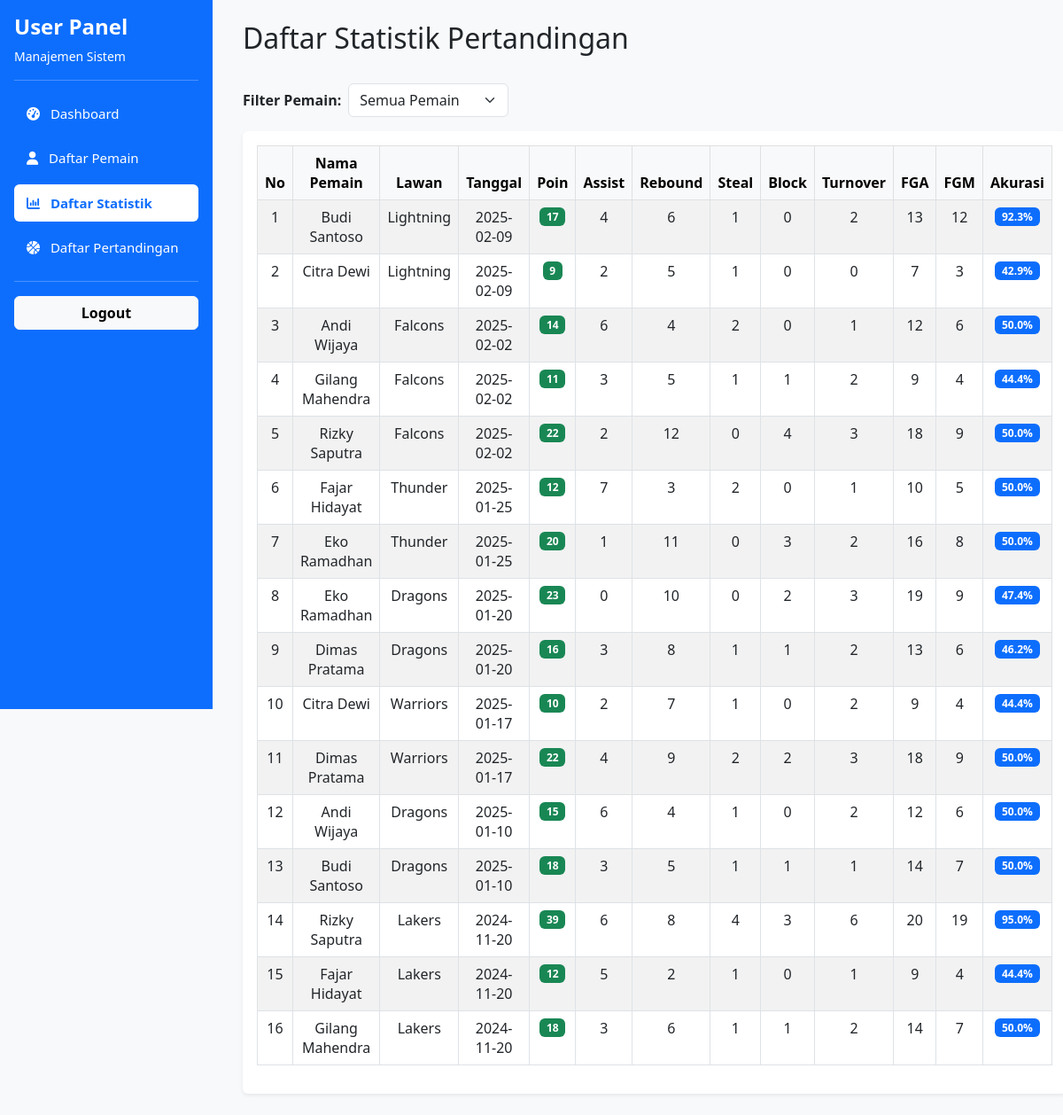
The page /frontend/user/daftar_statistik_user.php (signed in) on the database its author committed.
### tables this page shows
CREATE TABLE `statistik` (
  `id_statistik` int(11) NOT NULL,
  `id_pemain` int(11) NOT NULL,
  `id_pertandingan` int(11) NOT NULL,
  `poin` int(11) DEFAULT 0,
  `assist` int(11) DEFAULT 0,
  `rebound` int(11) DEFAULT 0,
  `steal` int(11) DEFAULT 0,
  `block` int(11) DEFAULT 0,
  `turnover` int(11) DEFAULT 0,
  `fga` int(11) DEFAULT 0,
  `fgm` int(11) DEFAULT 0
);

CREATE TABLE `pemain` (
  `id_pemain` int(11) NOT NULL,
  `nama_pemain` varchar(100) NOT NULL,
  `posisi` varchar(50) DEFAULT NULL,
  `tinggi_cm` int(11) DEFAULT NULL,
  `berat_kg` int(11) DEFAULT NULL,
  `tanggal_lahir` date DEFAULT NULL,
  `nomor_punggung` int(11) NOT NULL
);

CREATE TABLE `pertandingan` (
  `id_pertandingan` int(11) NOT NULL,
  `tanggal` date NOT NULL,
  `lawan` varchar(100) DEFAULT NULL
);

### frontend/user/daftar_statistik_user.php (the view, shortened to what this page needs)
<?php
include("../../config/koneksi.php");
include("../components/sidebar_user.php");
$query = "
    SELECT s.id_statistik, p.nama_pemain AS nama_pemain, pt.tanggal, pt.lawan, s.poin,
    s.assist, s.rebound, s.steal, s.block, s.turnover, s.fga, s.fgm
    FROM statistik AS s
    JOIN pemain AS p ON s.id_pemain = p.id_pemain
    JOIN pertandingan AS pt ON s.id_pertandingan = pt.id_pertandingan
    ORDER BY pt.tanggal DESC";
$result = mysqli_query($koneksi, $query);
?>
<!DOCTYPE html>
<html lang="id">
<head>
    <link href="https://cdnjs.cloudflare.com/ajax/libs/bootstrap/5.3.0/css/bootstrap.min.css" rel="stylesheet">
    <link href="https://cdnjs.cloudflare.com/ajax/libs/font-awesome/6.4.0/css/all.min.css" rel="stylesheet">
    <link href="../components/sidebar.css" rel="stylesheet">
</head>
<body class="bg-light">
    <div class="d-flex">
        <div class="flex-grow-1 p-4 main-content">
            <div class="mb-4">
                <div class="col-12">
                    <div class="d-flex justify-content-between align-items-center mb-3">
                        <h2>Daftar Statistik Pertandingan</h2>
                    </div>
                </div>
            </div>
            <div class="mb-3 d-flex align-items-center gap-2">
                <label class="fw-bold">Filter Pemain:</label>
                <select id="filterPemain" class="form-select w-auto">
                    <option value="">Semua Pemain</option>
                    <?php
                    mysqli_data_seek($result, 0);
                    mysqli_data_seek($result, 0);
                    ?>
                </select>
            </div>
            <div class="card border-0 shadow-sm">
                <div class="card-body">
                    <div class="table-responsive">
                        <table class="table table-hover table-bordered table-striped text-center">
                            <thead class="table-light">
                                <tr>
                                    <th style="width: 30px;">No</th>
                                    <th style="width: 200px;">Nama Pemain</th>
                                    <th style="width: 100px;">Lawan</th>
                                    <th style="width: 120px;">Tanggal</th>
                                    <th style="width: 70px;">Poin</th>
                                    <th style="width: 70px;">Assist</th>
                                    <th style="width: 70px;">Rebound</th>
                                    <th style="width: 70px;">Steal</th>
                                    <th style="width: 70px;">Block</th>
                                    <th style="width: 70px;">Turnover</th>
                                    <th style="width: 70px;">FGA</th>
                                    <th style="width: 70px;">FGM</th>
                                    <th style="width: 70px;">Akurasi</th>
                                </tr>
                            </thead>
                            <tbody>
                                <?php
                                $no = 1;
                                while ($row = mysqli_fetch_assoc($result)) {
                                    $akurasi = ($row['fga'] > 0)
                                        ? number_format(($row['fgm'] / $row['fga']) * 100, 1)
                                        : 0;
                                ?>
                                    <tr data-pemain="<?= strtolower($row['nama_pemain']) ?>">
                                        <td><?= $no++ ?></td>
                                        <td><?= $row['nama_pemain'] ?></td>
                                        <td><?= $row['lawan'] ?></td>
                                        <td><?= $row['tanggal'] ?></td>
                                        <td><span class="badge bg-success"><?= $row['poin'] ?></span></td>
                                        <td><?= $row['assist'] ?></td>
                                        <td><?= $row['rebound'] ?></td>
                                        <td><?= $row['steal'] ?></td>
                                        <td><?= $row['block'] ?></td>
                                        <td><?= $row['turnover'] ?></td>
                                        <td><?= $row['fga'] ?></td>
                                        <td><?= $row['fgm'] ?></td>
                                        <td><span class="badge bg-primary"><?= $akurasi ?>%</span></td>
                                    </tr>
                                <?php } ?>
                            </tbody>
                        </table>
                    </div>
                </div>
            </div>
        </div>
    </div>
</body>
</html>

### frontend/components/sidebar.css (style rules this page uses)
.main-content { margin-left: 250px; }

### rows shown on the page
statistik: id_pemain.nama_pemain "Budi Santoso", id_pertandingan.lawan "Lightning", id_pertandingan.tanggal "2025-02-09", poin "17", assist "4", rebound "6", steal "1", block "0", turnover "2", fga "13", fgm "12", akurasi "92.3"
statistik: id_pemain.nama_pemain "Citra Dewi", id_pertandingan.lawan "Lightning", id_pertandingan.tanggal "2025-02-09", poin "9", assist "2", rebound "5", steal "1", block "0", turnover "0", fga "7", fgm "3", akurasi "42.9"
statistik: id_pemain.nama_pemain "Andi Wijaya", id_pertandingan.lawan "Falcons", id_pertandingan.tanggal "2025-02-02", poin "14", assist "6", rebound "4", steal "2", block "0", turnover "1", fga "12", fgm "6", akurasi "50.0"
statistik: id_pemain.nama_pemain "Gilang Mahendra", id_pertandingan.lawan "Falcons", id_pertandingan.tanggal "2025-02-02", poin "11", assist "3", rebound "5", steal "1", block "1", turnover "2", fga "9", fgm "4", akurasi "44.4"
statistik: id_pemain.nama_pemain "Rizky Saputra", id_pertandingan.lawan "Falcons", id_pertandingan.tanggal "2025-02-02", poin "22", assist "2", rebound "12", steal "0", block "4", turnover "3", fga "18", fgm "9", akurasi "50.0"
statistik: id_pemain.nama_pemain "Fajar Hidayat", id_pertandingan.lawan "Thunder", id_pertandingan.tanggal "2025-01-25", poin "12", assist "7", rebound "3", steal "2", block "0", turnover "1", fga "10", fgm "5", akurasi "50.0"
statistik: id_pemain.nama_pemain "Eko Ramadhan", id_pertandingan.lawan "Thunder", id_pertandingan.tanggal "2025-01-25", poin "20", assist "1", rebound "11", steal "0", block "3", turnover "2", fga "16", fgm "8", akurasi "50.0"
statistik: id_pemain.nama_pemain "Eko Ramadhan", id_pertandingan.lawan "Dragons", id_pertandingan.tanggal "2025-01-20", poin "23", assist "0", rebound "10", steal "0", block "2", turnover "3", fga "19", fgm "9", akurasi "47.4"
statistik: id_pemain.nama_pemain "Dimas Pratama", id_pertandingan.lawan "Dragons", id_pertandingan.tanggal "2025-01-20", poin "16", assist "3", rebound "8", steal "1", block "1", turnover "2", fga "13", fgm "6", akurasi "46.2"
statistik: id_pemain.nama_pemain "Citra Dewi", id_pertandingan.lawan "Warriors", id_pertandingan.tanggal "2025-01-17", poin "10", assist "2", rebound "7", steal "1", block "0", turnover "2", fga "9", fgm "4", akurasi "44.4"
statistik: id_pemain.nama_pemain "Dimas Pratama", id_pertandingan.lawan "Warriors", id_pertandingan.tanggal "2025-01-17", poin "22", assist "4", rebound "9", steal "2", block "2", turnover "3", fga "18", fgm "9", akurasi "50.0"
statistik: id_pemain.nama_pemain "Andi Wijaya", id_pertandingan.lawan "Dragons", id_pertandingan.tanggal "2025-01-10", poin "15", assist "6", rebound "4", steal "1", block "0", turnover "2", fga "12", fgm "6", akurasi "50.0"
statistik: id_pemain.nama_pemain "Budi Santoso", id_pertandingan.lawan "Dragons", id_pertandingan.tanggal "2025-01-10", poin "18", assist "3", rebound "5", steal "1", block "1", turnover "1", fga "14", fgm "7", akurasi "50.0"
statistik: id_pemain.nama_pemain "Rizky Saputra", id_pertandingan.lawan "Lakers", id_pertandingan.tanggal "2024-11-20", poin "39", assist "6", rebound "8", steal "4", block "3", turnover "6", fga "20", fgm "19", akurasi "95.0"
statistik: id_pemain.nama_pemain "Fajar Hidayat", id_pertandingan.lawan "Lakers", id_pertandingan.tanggal "2024-11-20", poin "12", assist "5", rebound "2", steal "1", block "0", turnover "1", fga "9", fgm "4", akurasi "44.4"
statistik: id_pemain.nama_pemain "Gilang Mahendra", id_pertandingan.lawan "Lakers", id_pertandingan.tanggal "2024-11-20", poin "18", assist "3", rebound "6", steal "1", block "1", turnover "2", fga "14", fgm "7", akurasi "50.0"
